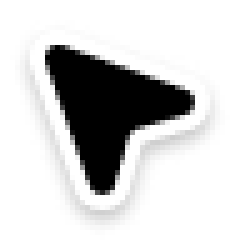
#> input picture artifacts/silo-fresh-film/assets/codex-agent-cursor.png, 46 x 48 px (shown 5 times larger)
$ python animatic.py assets/codex-agent-cursor.png
#> lines starting #> are read from the running program, lines starting #| are printed output that depends on the picture
"""Fresh Silo animatic. Pure, frame-seekable Pillow compositor, no browser capture.
Run with bundled Python: python3 animatic.py [--stills]
All work is illustrative fixture data. No VMs or external services are invoked.
"""
from PIL import Image, ImageDraw, ImageFont, ImageFilter
import numpy as np
from pathlib import Path
import math, subprocess, sys, json
ROOT=Path(__file__).resolve().parent
OUT=ROOT/'render'; OUT.mkdir(exist_ok=True)
W,H=1920,1080; FPS=60; DURATION=11
INK='#17191c'; PAPER='#f1f0ec'; ORANGE='#ff9f0a'; MUTED='#888b91'; LINE='#d8d8d4'; GREEN='#38a975'
FONT='/System/Library/Fonts/HelveticaNeue.ttc'; MONO='/System/Library/Fonts/Menlo.ttc'
fonts={}
def ft(n,bold=False,mono=False):
 key=(round(n),bold,mono)
 if key not in fonts: fonts[key]=ImageFont.truetype(MONO if mono else FONT,round(n),index=0 if mono else int(bold))
 return fonts[key]
def text(im,pos,s,size=32,fill=INK,bold=False,mono=False,anchor=None):
 ImageDraw.Draw(im).text(pos,s,font=ft(size,bold,mono),fill=fill,anchor=anchor,stroke_width=0)
def rr(im,box,r,fill,outline=None,width=1):ImageDraw.Draw(im).rounded_rectangle(box,r,fill=fill,outline=outline,width=width)
def line(im,p,fill,width=2):ImageDraw.Draw(im).line(p,fill=fill,width=width,joint='curve')
def circle(im,box,fill,outline=None,width=1):ImageDraw.Draw(im).ellipse(box,fill,outline,width)
def ease(t):t=max(0,min(1,t));return t*t*t*(t*(t*6-15)+10)
def p(t,a,b):return ease((t-a)/(b-a))
def mix(a,b,t):return a+(b-a)*t
def lerpq(a,b,t):return [(mix(x,u,t),mix(y,v,t)) for (x,y),(u,v) in zip(a,b)]
def col(a,b,t):
 a=tuple(int(a[i:i+2],16) for i in (1,3,5));b=tuple(int(b[i:i+2],16) for i in (1,3,5))
 return tuple(round(mix(x,y,t)) for x,y in zip(a,b))
def warp(base,src,q,alpha=1):
 if alpha<=0:return
 src=src.convert('RGBA')
 if alpha<1:src.putalpha(src.getchannel('A').point(lambda a:round(a*alpha)))
 sw,sh=src.size;orig=[(0,0),(sw,0),(sw,sh),(0,sh)]
 A=[];B=[]
 for (x,y),(u,v) in zip(q,orig):
  A.extend([[x,y,1,0,0,0,-u*x,-u*y],[0,0,0,x,y,1,-v*x,-v*y]]);B.extend([u,v])
 coeff=np.linalg.solve(np.array(A),np.array(B))
 layer=src.transform((W,H),Image.Transform.PERSPECTIVE,coeff,Image.Resampling.BICUBIC)
 base.alpha_composite(layer)
def mark(im,x,y,size,color=INK):
 d=ImageDraw.Draw(im)
 # Original mark's three interrupted levels. Arc rotation approximates supplied SVG.
 for r,start,end,c in [(0.46,28,276,color),(.305,110,372,color),(.153,155,425,ORANGE)]:
  d.arc((x+size*(.5-r),y+size*(.5-r),x+size*(.5+r),y+size*(.5+r)),start,end,fill=c,width=max(2,round(size*.082)))
def server(im,x,y,s=1,c=INK):
 for yy in [y,y+22*s]:
  rr(im,(x,yy,x+38*s,yy+15*s),3*s,None,c,max(1,round(2*s)));circle(im,(x+6*s,yy+5*s,x+10*s,yy+9*s),c)
def browser(t,local=False,wide=False,width=1400,height=850):
 im=Image.new('RGBA',(width,height),'#ffffff');d=ImageDraw.Draw(im)
 # Responsive scene. Letterforms and orbital geometry are never stretched.
 u=width/1400;v=height/850
 dark=p(t,4.35,5.08)
 # Theme crosses as a sharp wipe, making the edit more decisive than a grey crossfade.
 isdark=t>=4.63
 bg='#181b23' if isdark else '#f4f0e5';fg='#f6f1e7' if isdark else '#191e28'
 im.paste(bg,(0,65,width,height))
 rr(im,(0,0,width,65),0,'#f9f9f8');line(im,[(0,64),(width,64)],'#d9d9d5',2)
 for x,c in [(22,'#f48178'),(42,'#e5c066'),(62,'#73bc89')]:circle(im,(x,27,x+10,37),c)
 d.arc((104,19,130,45),35,312,fill='#72767c',width=3);d.polygon([(126,16),(134,23),(124,26)],fill='#72767c')
 rr(im,(170,14,width-150,50),8,'#eaeae7');text(im,((170+width-150)/2,32),'127.0.0.1:3000' if local else 'localhost:3000',22,'#575b63',mono=True,anchor='mm')
 text(im,(54,108),'AFTER HOURS',25,fg,True)
 if width>1000:text(im,(width-74,108),'Studio  /  01',21,fg,anchor='ra')
 # Art is drawn before type and confined to its own disc.
 compact=(1-u)/(1-830/1400)
 cx=mix(1040,width*.69,compact);cy=mix(447,440,compact);radius=mix(227,165,compact)
 orb=Image.new('RGBA',(round(radius*2),round(radius*2)),ORANGE)
 od=ImageDraw.Draw(orb);shift=mix(-2*radius,-58,dark)
 od.ellipse((shift,-13,2*radius+shift,2*radius-13),fill=bg)
 mask=Image.new('L',orb.size);ImageDraw.Draw(mask).ellipse((0,0,orb.width-1,orb.height-1),fill=255);orb.putalpha(mask)
 im.alpha_composite(orb,(round(cx-radius),round(cy-radius)))
 for off in [0,25,50]:d.arc((cx-radius-off,cy-radius-off,cx+radius+off,cy+radius+off),-35,55,fill='#525867' if isdark else '#cbbd9d',width=2)
 fs=mix(114,73,compact)
 text(im,(54,270),'Stay',fs,fg,True);text(im,(52,270+fs*.97),'curious.',fs,fg,True)
 if width>1000:text(im,(56,544),'A little space for your next idea.',28,'#aaaeb6' if isdark else '#67675f')
 rr(im,(54,625,335,705),40,fg);text(im,(194,663),'Explore the studio',25,bg,True,anchor='mm')
 text(im,(cx,height-43),'NIGHT STUDIES' if isdark else 'DAY STUDIES',18,'#9295a0' if isdark else '#767366',mono=True,anchor='mm')
 return im

CURSOR=Image.open(ROOT/'assets/codex-agent-cursor.png').convert('RGBA')
#> CURSOR is the input picture: PIL image 46x48 RGBA; mean R, G, B, A 53.9, 53.9, 53.9, 88.6
def cursor(im,x,y,scale=1):
 c=CURSOR.resize((round(46*scale),round(48*scale)),Image.Resampling.LANCZOS);im.alpha_composite(c,(round(x),round(y)))
def guest(t):
 im=Image.new('RGBA',(1400,850),'#23262d')
 rr(im,(0,0,1400,72),0,'#f7f7f5');server(im,27,20,.65,'#555b61')
 text(im,(76,21),'studio',29,INK,True);rr(im,(190,19,341,53),17,'#e6e6e2');text(im,(264,36),'Office Mac',21,'#64666b',anchor='mm')
 circle(im,(367,29,380,42),GREEN);text(im,(391,23),'Running',22,'#626770')
 text(im,(1365,33),'Linux desktop',24,'#65686e',anchor='rm')
 grow=p(t,4.4,5.45);left=mix(570,0,grow)
 # Editor remains under the preview as its consequence takes over the composition.
 rr(im,(0,72,570,850),0,'#24272f')
 text(im,(34,108),'index.html',25,'#d4d6da',mono=True)
 text(im,(34,202),'01',24,'#646b78',mono=True)
 text(im,(87,202),'<html',34,'#bfc5cf',mono=True)
 text(im,(34,266),'02',24,'#646b78',mono=True)
 text(im,(88,266),'data-theme=',34,'#a3bed3',mono=True)
 selection=p(t,2.5,2.7)*(1-p(t,3.2,3.4))
 if selection:rr(im,(87,317,315,372),5,('#375983'))
 val='light' if t<3.13 else 'dark'
 text(im,(88,322),'"'+val+'"',42,ORANGE,mono=True)
 text(im,(34,391),'03',24,'#646b78',mono=True);text(im,(87,391),'>',34,'#bec4cc',mono=True)
 text(im,(35,755),'Saved' if t>3.63 else 'Editing',24,'#8bc9aa' if t>3.63 else '#8d94a2',mono=True)
 if 2.02<t<3.8:
  text(im,(36,527),'Give it a',42,'#e4e7ed',True);text(im,(36,577),'dark theme.',42,'#e4e7ed',True)
 b=browser(t,width=round(1400-left),height=778);im.alpha_composite(b,(round(left),72))
 # Explicit sequence: select value, edit, save; then refresh browser.
 if 2.0<t<4.6:
  x=mix(444,268,p(t,2.0,2.52));y=mix(493,342,p(t,2.0,2.52))
  if t>3.73:x=mix(268,647,p(t,3.73,4.22));y=mix(342,105,p(t,3.73,4.22))
  cursor(im,x,y,.82)
 return im

def silo():
 im=Image.new('RGBA',(1400,850),'#fafaf9');mark(im,47,45,56);text(im,(122,48),'Silo',49,INK,True)
 text(im,(55,184),'Virtual machines',50,INK,True)
 rr(im,(52,287,1348,490),16,'#fff',LINE,2)
 rr(im,(83,329,166,412),14,'#eeeeeb');server(im,106,350,1.1,'#656970')
 text(im,(202,316),'studio',47,INK,True);rr(im,(370,325,580,374),24,'#efefec');text(im,(475,349),'Office Mac',28,'#6a6e76',anchor='mm')
 circle(im,(207,407,221,421),GREEN);text(im,(237,396),'Running',29,'#727780')
 rr(im,(80,563,1318,753),13,'#21252b');text(im,(118,594),'silo@studio  ~',30,'#9299a4',mono=True)
#> in rr (call 6), `def rr(im,box,r,fill,outline=None,width=1):ImageDraw.Draw(im).rounded_..`:
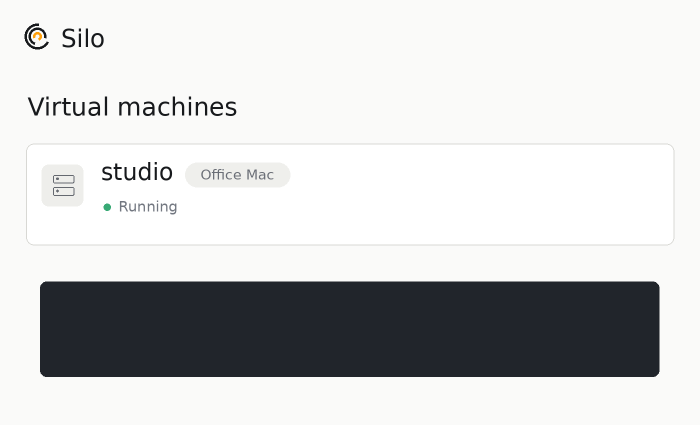
#> im: PIL image 1400x850 RGBA (shown at 1/2 size); mean R, G, B, A 205.8, 206.7, 207.2, 255
 text(im,(118,659),'> Give it a dark theme.',43,'#f1f1eb',mono=True)
 return im
SILO=silo()

def laptop(im,q,screen):
 # Screen glass and aluminium base share perspective, making the target a physical laptop.
 a,b,c,d=q
 outer=[(a[0]-15,a[1]-16),(b[0]+15,b[1]-16),(c[0]+15,c[1]+14),(d[0]-15,d[1]+14)]
 ImageDraw.Draw(im).polygon(outer,fill='#363a40')
 warp(im,screen,q)
 base=[(d[0]-15,d[1]+14),(c[0]+15,c[1]+14),(c[0]+92,c[1]+95),(d[0]-104,d[1]+95)]
 ImageDraw.Draw(im).polygon(base,fill='#b6b8b9')
 line(im,[base[2],base[3]],'#898d90',7)
 for i in range(4):
  yy=d[1]+25+i*12;line(im,[(d[0]+40-i*14,yy),(c[0]-28+i*9,yy)],'#919598',3)

def box(im,x,y,s=1,lift=0):
 # No logo on the hardware. Ownership label sits in space, not decoration.
 d=ImageDraw.Draw(im)
 xx=x;yy=y;ww=480*s;hh=91*s;deep=110*s
 d.polygon([(xx,yy),(xx+ww,yy),(xx+ww+deep,yy-deep*.52),(xx+deep,yy-deep*.52)],fill='#e1e1dd')
 d.polygon([(xx,yy),(xx+ww,yy),(xx+ww,yy+hh),(xx,yy+hh)],fill='#bfc1c0')
 d.polygon([(xx+ww,yy),(xx+ww+deep,yy-deep*.52),(xx+ww+deep,yy+hh-deep*.52),(xx+ww,yy+hh)],fill='#9b9e9e')
 rr(im,(xx+42*s,yy+39*s,xx+115*s,yy+48*s),3*s,'#60666b')
 circle(im,(xx+423*s,yy+40*s,xx+434*s,yy+51*s),GREEN)
 if lift:
  off=lift*63*s
  d.polygon([(xx,yy-off),(xx+ww,yy-off),(xx+ww+deep,yy-off-deep*.52),(xx+deep,yy-off-deep*.52)],fill='#e6e6e2')
  line(im,[(xx,yy-off),(xx+ww,yy-off)],'#a4a8a7',max(1,round(2*s)))

def frame(t):
 im=Image.new('RGBA',(W,H),PAPER)
 intro=p(t,.72,2.02);end=p(t,6.63,8.58)
 # Background turns ink only when the guest has filled the view; it returns on access reveal.
 bg=col(PAPER,'#d9dad6',intro*(1-end));im.paste(bg,(0,0,W,H))
 # Large cast grounding shadows, rendered as soft layers rather than glow.
 shadow=Image.new('RGBA',(W,H));sd=ImageDraw.Draw(shadow)
 sd.ellipse((132,850,1040,948),fill=(31,34,35,38));sd.ellipse((1110,824,1770,925),fill=(31,34,35,38));shadow=shadow.filter(ImageFilter.GaussianBlur(22));im.alpha_composite(shadow)
 startq=[(152,360),(947,318),(967,813),(180,835)]
 endq=[(150,266),(1170,288),(1165,859),(185,857)]
 lq=lerpq(startq,endq,end)
 # Early camera tracks across the desk, not through stacked cards.
 lq=[(x-1800*intro*(1-end),y+100*intro*(1-end)) for x,y in lq]
 laptop(im,lq,browser(t,True) if t>6.6 else SILO)
 rx=mix(1188,1330,end)+400*intro*(1-end);ry=mix(821,842,end)+530*intro*(1-end)
 box(im,rx,ry,mix(.86,.72,end),p(t,.2,1.0)*(1-end))
 remoteq=[(1200,417),(1710,372),(1710,719),(1200,764)]
 fullq=[(83,84),(1837,84),(1837,1012),(83,1012)]
 finalq=[(1329,500),(1740,485),(1740,739),(1329,755)]
 q=lerpq(remoteq,fullq,intro)
 # End: camera pulls out of remote screen to show BOTH views of the same running site.
 q=lerpq(q,finalq,end)
 # A physical split at the owner's lid reveals the virtual interior.
 # The visible guest stays attached to the right-hand computer all the way out.
 rim=[(q[0][0]-5,q[0][1]-5),(q[1][0]+5,q[1][1]-5),(q[2][0]+5,q[2][1]+5),(q[3][0]-5,q[3][1]+5)]
 ImageDraw.Draw(im).polygon(rim,fill='#999e9e')
 warp(im,guest(t),q)
 if intro<.96:
  a=1-p(t,.72,1.28)
  overlay=Image.new('RGBA',(W,H));text(overlay,(181,207),'Your laptop',48,INK,True);text(overlay,(1210,230),'Office Mac',48,INK,True)
  text(overlay,(1210,290),'Linux VM',31,'#757970')
  overlay.putalpha(overlay.getchannel('A').point(lambda x:round(x*a)));im.alpha_composite(overlay)
 # Silo's connected port bridges the remote owner and the laptop; a continuous wire is causal.
 if end>0:
  over=Image.new('RGBA',(W,H));d=ImageDraw.Draw(over)
  # Connecting path runs behind the spatially separated endpoints.
  line(over,[(1250,835),(1250,945),(940,945),(940,909)],'#777e83',3)
  n=p(t,7.0,8.22)
  # No traveling machine: only the endpoint becomes available.
  rr(over,(642,937,1248,1009),15,'#fbfbf8','#cccfc9',2)
  text(over,(675,958),'3000',28,INK,mono=True)
  circle(over,(789,963,803,977),GREEN);text(over,(824,958),'127.0.0.1:3000',28,'#535d65',mono=True)
  over.putalpha(over.getchannel('A').point(lambda x:round(x*end)));im.alpha_composite(over)
 if t>8.35:
  a=p(t,8.35,9.03);over=Image.new('RGBA',(W,H))
  text(over,(149,143),'Your laptop',44,INK,True);text(over,(1324,329),'Office Mac',41,INK,True)
  text(over,(1324,386),'studio  ·  Running',28,'#737b7a')
  over.putalpha(over.getchannel('A').point(lambda x:round(x*a)));im.alpha_composite(over)
 return im.convert('RGB')

TIMES=[0,.8,1.5,2.25,3.1,3.65,4.3,4.75,5.6,6.9,7.7,8.65,10]
for ti in TIMES:frame(ti).save(OUT/f'still-{ti:05.2f}.jpg',quality=92)
#> this loop made 13 passes
#> pass 1, in frame, `im=Image.new('RGBA',(W,H),PAPER)`:
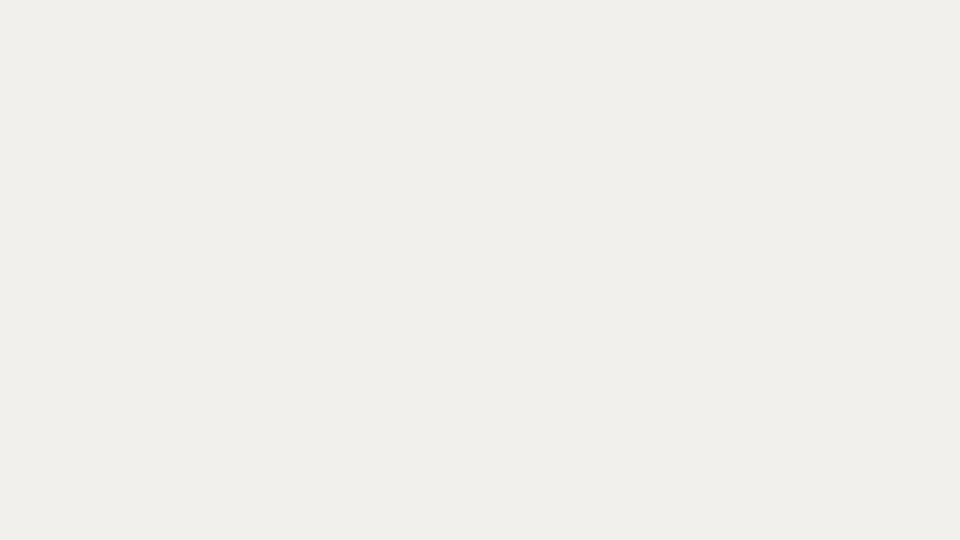
#> im: PIL image 1920x1080 RGBA (shown at 1/2 size); mean R, G, B, A 241, 240, 236, 255
#> pass 1, in warp, `layer=src.transform((W,H),Image.Transform.PERSPECTIVE,coeff,Image.Resa..`:
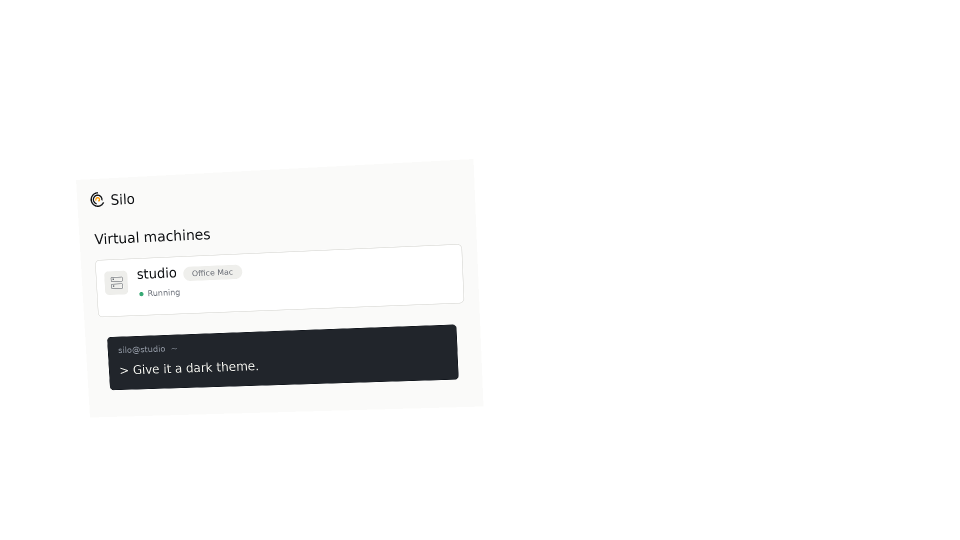
#> layer: PIL image 1920x1080 RGBA (shown at 1/2 size); mean R, G, B, A 38.4, 38.5, 38.6, 47.3; transparent parts drawn white
thumbs=[]
for ti in TIMES:
 f=frame(ti).resize((480,270),Image.Resampling.LANCZOS);text(f,(12,10),f'{ti:04.2f}s',17,'#8f9499',True);thumbs.append(f)
#> this loop made 13 passes
#> pass 1, in guest (call 14), `im=Image.new('RGBA',(1400,850),'#23262d')`:
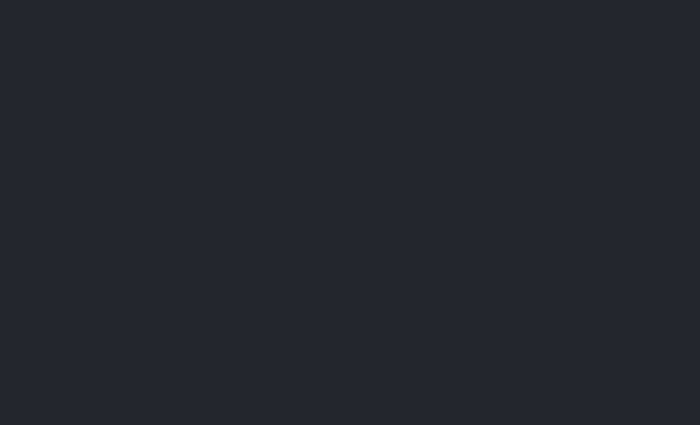
#> im: PIL image 1400x850 RGBA (shown at 1/2 size); mean R, G, B, A 35, 38, 45, 255
#> pass 1, in browser (call 18), `orb=Image.new('RGBA',(round(radius*2),round(radius*2)),ORANGE)`:
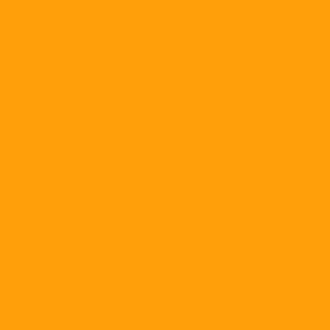
#> orb: PIL image 330x330 RGBA; mean R, G, B, A 255, 159, 10, 255
#> after the loop:
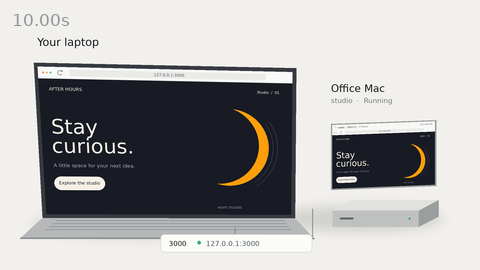
#> f: PIL image 480x270 RGB; mean R, G, B 170.8, 170.7, 169.7
#> after the loop, thumbs = 13 items
sheet=Image.new('RGB',(1920,1080),'#eee')
#> sheet: PIL image 1920x1080 RGB; every value is 238
for i,f in enumerate(thumbs):sheet.paste(f,((i%4)*480,(i//4)*270))
#> this loop made 13 passes
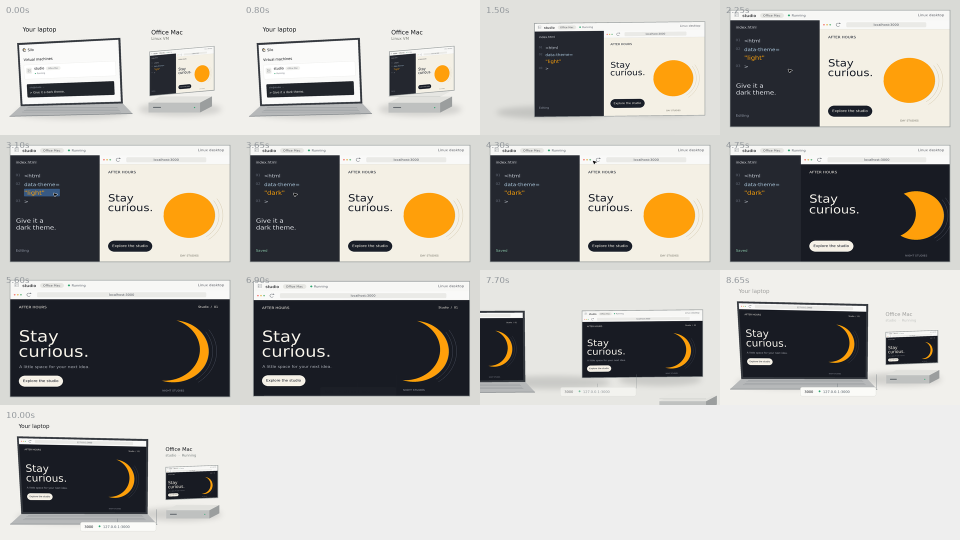
#> sheet: PIL image 1920x1080 RGB (shown at 1/2 size); mean R, G, B 179, 177.2, 173.4
sheet.save(OUT/'contact-sheet.jpg',quality=93)
if '--stills' in sys.argv:sys.exit()
cmd=['ffmpeg','-y','-f','rawvideo','-pix_fmt','rgb24','-s',f'{W}x{H}','-r',str(FPS),'-i','-','-an','-c:v','libx264','-preset','fast','-crf','18','-pix_fmt','yuv420p','-movflags','+faststart',str(OUT/'silo-animatic.mp4')]
#> (the run stopped early here; a loop or call above may not have finished)
